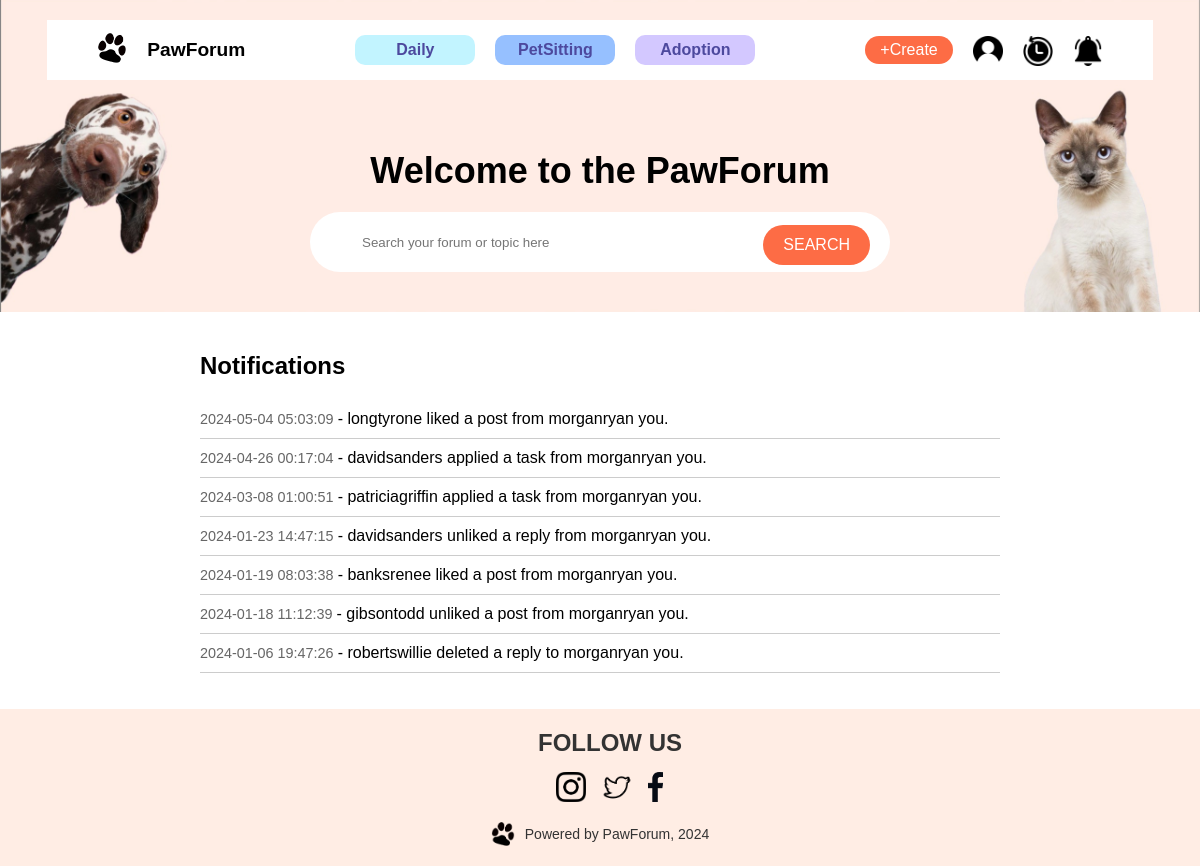
Page /notification (signed in) on the committed database.
### app/models.py (models this page shows, shortened)
class Activity(db.Model):
    id = db.Column(db.Integer, primary_key=True)
    user_id = db.Column(db.Integer, db.ForeignKey('user.id'), nullable=False)
    action = db.Column(db.String(255), nullable=False)
    target_user_id = db.Column(db.Integer, nullable=True)
    timestamp = db.Column(db.DateTime, default=datetime.utcnow)
    user = db.relationship('User', backref=db.backref('activities', lazy=True))

class User(db.Model, UserMixin):
    id = db.Column(db.Integer, primary_key=True)
    username = db.Column(db.String(80), unique=True, nullable=False)
    email = db.Column(db.String(120), unique=True, nullable=False)
    password_hash = db.Column(db.String(128))
    phone = db.Column(db.String(15), nullable=True)
    gender = db.Column(db.String(10), nullable=True)
    postcode = db.Column(db.String(10), nullable=True)
    join_at = db.Column(db.DateTime, default=datetime.utcnow)
    pet_type = db.Column(db.String(80), nullable=True)
    user_image = db.Column(db.String(255), nullable=True)
    @property
    def password(self):
        raise AttributeError('password is not a readable attribute')

### app/routes.py (the view)
    @app.route('/notification')
    @login_required
    def notification():
        nav = render_template('components/nav_logged_in.html') if current_user.is_authenticated else render_template('components/nav_logged_out.html')
        notifications = Activity.query.filter(
            Activity.target_user_id == current_user.id
        ).order_by(Activity.timestamp.desc()).all()
        return render_template('notification.html', page_name='Notification', nav=nav, notifications=notifications)

### app/__init__.py (called while the page is built)
def create_app(config_class=Config):
    app = Flask(__name__)
    app.config.from_object(config_class)
    app.jinja_env.globals['os'] = os
    db.init_app(app)
    migrate = Migrate(app, db)
    database_path = os.path.join(app.root_path, 'app.db')
    if not os.path.exists(database_path):
        open(database_path, 'w').close()
    with app.app_context():
        db.create_all()
    login_manager = LoginManager()
    login_manager.init_app(app)
    login_manager.login_view = 'login'
    @login_manager.user_loader
    def load_user(user_id):
        from .models import User  # Import here to avoid circular dependencies
        return User.query.get(int(user_id))
    from .routes import init_app_routes  # Import routes after db to avoid circular import
    init_app_routes(app)  # Initialize routes
    return app

### app/templates/components/nav_logged_in.html (shortened to what this page needs)
<!DOCTYPE html>
<html lang="en">
  <head>
    <link
      rel="stylesheet"
      href="{{ url_for('static', filename='css/style.css') }}">
  </head>
  <body>
    <nav>
      <div class="navbar">
        <div class="navbar-left">
          <a href="{{ url_for('home') }}">
            <img
              src="{{ url_for('static', filename='image/paw.png') }}"
              alt="Paw Logo"
              class="logo">
          </a>
          <span>PawForum</span>
        </div>
        <div class="nav-links">
          <a href="{{ url_for('home', category='Daily') }}" class="link-daily">Daily</a>
          <a
            href="{{ url_for('home', category='PetSitting') }}"
            class="link-petsitting">PetSitting</a>
          <a
            href="{{ url_for('home', category='Adoption') }}"
            class="link-adoption">Adoption</a>
        </div>
        <div class="nav-right">
          <a href="{{ url_for('post_create') }}">
            <button class="nav-create">+Create</button>
          </a>
          <a href="{{ url_for('profile') }}" class="nav-img">
            <img src="{{ url_for('static', filename='image/user_icon.png') }}" alt="User Icon">
          </a>
          <a href="{{ url_for('activity') }}" class="nav-img">
            <img src="{{ url_for('static', filename='image/activity.png') }}" alt="Activity Icon">
          </a>
          <a href="{{ url_for('notification') }}" class="nav-img">
            <img src="{{ url_for('static', filename='image/notification.png') }}" alt="Notification Icon">
          </a>
        </div>
      </div>
      <div class="nav-main">
        <h1>Welcome to the PawForum</h1>
        <div class="searchbar">
          <form action="{{ url_for('search')}}" method="GET">
            <input
              type="text"
              name="query"
              placeholder="Search your forum or topic here"
              class="search-input"
              maxlength="100">
            <button type="submit" class="search-btn">SEARCH</button>
          </form>
        </div>
      </div>
    </nav>
  </body>
</html>

### app/templates/notification.html (shortened to what this page needs)
<!DOCTYPE html>
<html lang="en">
<head>
</head>
<body>
  </html>{% extends "base.html" %} {% block content %}
<div class="notification">
  <div style="display: flex; justify-content: center; margin: 20px">
    <div style="flex: 1; max-width: 800px">
      <h2>Notifications</h2>
      <ul style="list-style-type: none; padding: 0">
        {% for notification in notifications %}
          {% if notification.target_user_id == current_user.id %}
          <li style="border-bottom: 1px solid #ccc; padding: 10px 0">
            <span style="color: #666; font-size: 0.9em">
              {{ notification.timestamp.strftime('%Y-%m-%d %H:%M:%S') }}
            </span>
            - {{ notification.user.username }} {{ notification.action }} you.
          </li>
          {% endif %}
        {% endfor %}
      </ul>
    </div>
  </div>
</div>
{% endblock %}

### app/templates/base.html (shortened to what this page needs)
<!DOCTYPE html>
<html lang="en">
  <head>
    <link
      rel="stylesheet"
      href="{{ url_for('static', filename='css/style.css') }}">
  </head>
  <body>
    {% block navbar %}
    {% if nav %}
        {{ nav|safe }}
    {% else %}
        {% include 'components/nav_logged_out.html' %}
    {% endif %}
    {% endblock %}
    {% block content %}{% endblock %}
    {% block footer %}{% include 'components/footer.html' %}{% endblock %}
  </body>
</html>

### app/templates/components/footer.html (shortened to what this page needs)
<!DOCTYPE html>
<html lang="en">
  <head>
    <link
      rel="stylesheet"
      href="{{ url_for('static', filename='css/style.css') }}">
  </head>
  <body>
  </body>
  <footer>
    <div class="footer-content">
      <div class="social-icons">
        <span class="footer-text">FOLLOW US</span>
        <div class="icon-container">
          <a href="https://www.instagram.com/your-profile" target="_blank">
            <img
              src="{{ url_for('static', filename='image/instagram-icon.png') }}"
              alt="Instagram Icon">
          </a>
          <a href="https://www.twitter.com/your-profile" target="_blank">
            <img
              src="{{ url_for('static', filename='image/twitter-icon.png') }}"
              alt="Twitter Icon">
          </a>
          <a href="https://www.facebook.com/your-page" target="_blank">
            <img
              src="{{ url_for('static', filename='image/facebook-icon.png') }}"
              alt="Facebook Icon">
          </a>
        </div>
      </div>
      <div class="footer-power">
        <img
          src="{{ url_for('static', filename='image/paw.png') }}"
          alt="Paw Logo"
          class="footer-logo">
        <span class="footer-text">Powered by PawForum, 2024</span>
      </div>
    </div>
  </footer>
</html>

### app/static/css/style.css (style rules this page uses)
a { text-decoration: None; cursor: pointer; color: inherit; }
body { font-family: Arial, sans-serif; margin: 0; }
nav { background-image: url("../image/navpic.jpg"); background-size: cover; background-position: center; padding: 40px 0; display: flex; flex-direction: column; align-items: center; justify-content: center; }
.logo { width: 30px; height: 30px; margin-right: 10px; }
.nav-img img { width: 30px; height: 30px; margin-left: 20px; }
.navbar { background-color: white; padding: 5px 50px; height: 50px; display: flex; align-items: center; justify-content: space-between; margin-bottom: 20px; margin-top: -20px; }
.navbar-left { display: flex; align-items: center; }
.navbar-left span { font-weight: bold; margin-left: 10px; font-size: larger; }
.nav-links { display: flex; margin-left: 100px; }
.nav-links a { color: black; text-decoration: none; }
.nav-create { background-color: #fd6c45; color: white; border: none; border-radius: 20px; padding: 5px 15px; cursor: pointer; margin-left: 100px; }
.nav-main { text-align: center; color: black; width: 100%; display: flex; flex-direction: column; align-items: center; justify-content: center; padding-top: 20px; }
.nav-main h1 { font-size: 36px; margin-bottom: 20px; }
.searchbar { display: flex; align-items: center; border-radius: 30px; width: 580px; height: 60px; position: relative; background-color: #fff; }
.search-input[type="text"] { border: none; border-radius: 4px; outline: none; flex: 1; margin-left: 50px; width: 350px; }
.search-btn { position: absolute; right: 20px; top: 55%; transform: translateY(-50%); background-color: #fd6c45; color: white; border: none; border-radius: 30px; padding: 0 20px; height: 40px; cursor: pointer; }
footer { background-color: #ffede4; padding: 20px; text-align: center; }
.footer-content { display: flex; align-items: center; justify-content: center; flex-direction: column; }
.footer-power { display: flex; align-items: center; margin-top: 20px; }
.footer-logo { width: 24px; height: 24px; margin-right: 10px; }
.footer-text { font-size: 14px; color: #333; }
.icon-container { display: flex; justify-content: center; margin-top: 15px; }
.social-icons { margin-left: 20px; flex-direction: column; }
.social-icons a { display: inline-flex; align-items: center; margin: 0 8px; }
.social-icons img { width: auto; height: 30px; }
.social-icons span { font-size: x-large; font-weight: bolder; }
.nav-links a { font-weight: bold; color: #4d499e; text-decoration: none; display: inline-block; width: 120px; text-align: center; padding: 6px 0; border-radius: 10px; margin: 0 10px; }
.SignupForm input, button { margin-bottom: 10px; padding: 15px; font-size: 16px; border-radius: 3px; border: 1px solid #ccc; background-color: rgb(231, 226, 226); }
.link-daily { background-color: #c2f4ff !important; }
.link-petsitting { background-color: #96c0ff !important; }
.link-adoption { background-color: #d3c8ff !important; }
.nav-right { position: relative; top: 5px; display: flex; justify-content: center; }

### rows in the picture
Activity: timestamp "2024-05-04 05:03:09", user.username "longtyrone", action "liked a post from morganryan"
Activity: timestamp "2024-04-26 00:17:04", user.username "davidsanders", action "applied a task from morganryan"
Activity: timestamp "2024-03-08 01:00:51", user.username "patriciagriffin", action "applied a task from morganryan"
Activity: timestamp "2024-01-23 14:47:15", user.username "davidsanders", action "unliked a reply from morganryan"
Activity: timestamp "2024-01-19 08:03:38", user.username "banksrenee", action "liked a post from morganryan"
Activity: timestamp "2024-01-18 11:12:39", user.username "gibsontodd", action "unliked a post from morganryan"
Activity: timestamp "2024-01-06 19:47:26", user.username "robertswillie", action "deleted a reply to morganryan"
